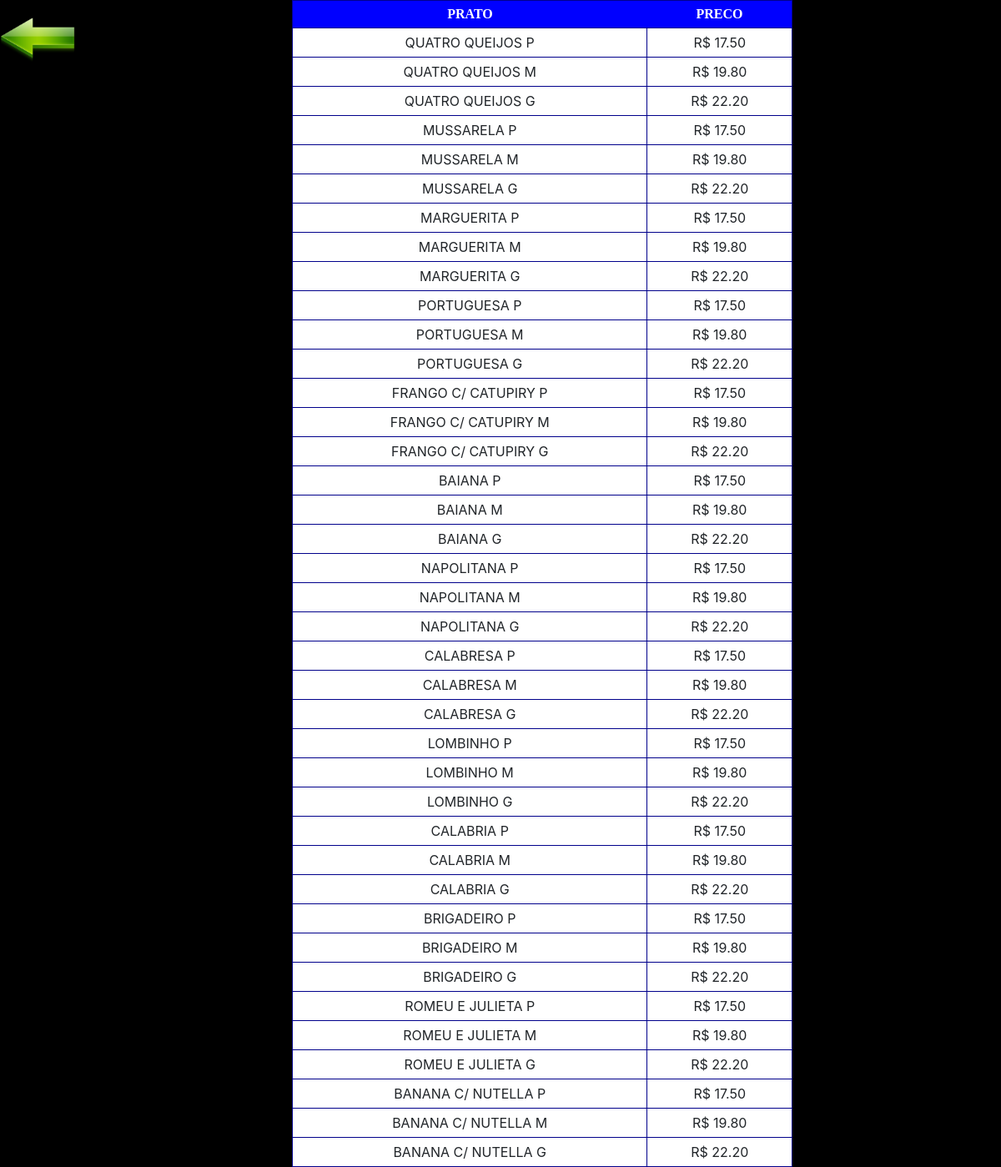
The page /pages/cardapio/piz.php on the database its author committed.
### tables this page shows
CREATE TABLE pizza(
       idpizz INT PRIMARY KEY AUTO_INCREMENT,
       prato VARCHAR(20),
       preco VARCHAR(8),
       id_tipo INT,
       FOREIGN KEY(id_tipo)
       REFERENCES tipo(idtipo)
);

### pages/cardapio/piz.php (the view, shortened to what this page needs)
<?php
$sql = "SELECT * FROM pizza";
$res = mysqli_query($con,$sql);
?>
<table>
        <tr>
        <th>
        PRATO
        </th>
        <th>
        PRECO
        </th>
        </tr>
<?php
while($reg = mysqli_fetch_array($res)){
        echo "<tr>";
        echo "<td>";
        echo utf8_encode($reg['prato']);
        echo "</td>";
        echo "<td>";
        echo $reg['preco'];
        echo "</td>";
        echo "</tr>";
}
?>
</table>
<html>
<head>
        <link rel="stylesheet" href="https://stackpath.bootstrapcdn.com/bootstrap/4.1.3/css/bootstrap.min.css">
        <link rel="stylesheet" href="css/style2.css"/>
</head>
<body>
<div class="back">
        <a href="index2.html">
                <img src="images/voltv.png"/>
        </a>
</div>
</body>

### assets/css/page/style2.css (style rules this page uses)
table, td { border: 1px solid #00008B; }
th, td { padding: 7px; }
table { text-align: center; position: absolute; left: 350; width: 600px; background-color:white; }
th { background-color: #0000FF; font-family: serif; color: white; }
body { background-color: black; }
img { width: 90px; position: absolute; top: 0px; left: 0px; position: fixed; }

### rows shown on the page
pizza: prato "QUATRO QUEIJOS P", preco "R$ 17.50"
pizza: prato "QUATRO QUEIJOS M", preco "R$ 19.80"
pizza: prato "QUATRO QUEIJOS G", preco "R$ 22.20"
pizza: prato "MUSSARELA P", preco "R$ 17.50"
pizza: prato "MUSSARELA M", preco "R$ 19.80"
pizza: prato "MUSSARELA G", preco "R$ 22.20"
pizza: prato "MARGUERITA P", preco "R$ 17.50"
pizza: prato "MARGUERITA M", preco "R$ 19.80"
pizza: prato "MARGUERITA G", preco "R$ 22.20"
pizza: prato "PORTUGUESA P", preco "R$ 17.50"
pizza: prato "PORTUGUESA M", preco "R$ 19.80"
pizza: prato "PORTUGUESA G", preco "R$ 22.20"
pizza: prato "FRANGO C/ CATUPIRY P", preco "R$ 17.50"
pizza: prato "FRANGO C/ CATUPIRY M", preco "R$ 19.80"
pizza: prato "FRANGO C/ CATUPIRY G", preco "R$ 22.20"
pizza: prato "BAIANA P", preco "R$ 17.50"
pizza: prato "BAIANA M", preco "R$ 19.80"
pizza: prato "BAIANA G", preco "R$ 22.20"
pizza: prato "NAPOLITANA P", preco "R$ 17.50"
pizza: prato "NAPOLITANA M", preco "R$ 19.80"
pizza: prato "NAPOLITANA G", preco "R$ 22.20"
pizza: prato "CALABRESA P", preco "R$ 17.50"
pizza: prato "CALABRESA M", preco "R$ 19.80"
pizza: prato "CALABRESA G", preco "R$ 22.20"
pizza: prato "LOMBINHO P", preco "R$ 17.50"
pizza: prato "LOMBINHO M", preco "R$ 19.80"
pizza: prato "LOMBINHO G", preco "R$ 22.20"
pizza: prato "CALABRIA P", preco "R$ 17.50"
pizza: prato "CALABRIA M", preco "R$ 19.80"
pizza: prato "CALABRIA G", preco "R$ 22.20"
pizza: prato "BRIGADEIRO P", preco "R$ 17.50"
pizza: prato "BRIGADEIRO M", preco "R$ 19.80"
pizza: prato "BRIGADEIRO G", preco "R$ 22.20"
pizza: prato "ROMEU E JULIETA P", preco "R$ 17.50"
pizza: prato "ROMEU E JULIETA M", preco "R$ 19.80"
pizza: prato "ROMEU E JULIETA G", preco "R$ 22.20"
pizza: prato "BANANA C/ NUTELLA P", preco "R$ 17.50"
pizza: prato "BANANA C/ NUTELLA M", preco "R$ 19.80"
pizza: prato "BANANA C/ NUTELLA G", preco "R$ 22.20"
